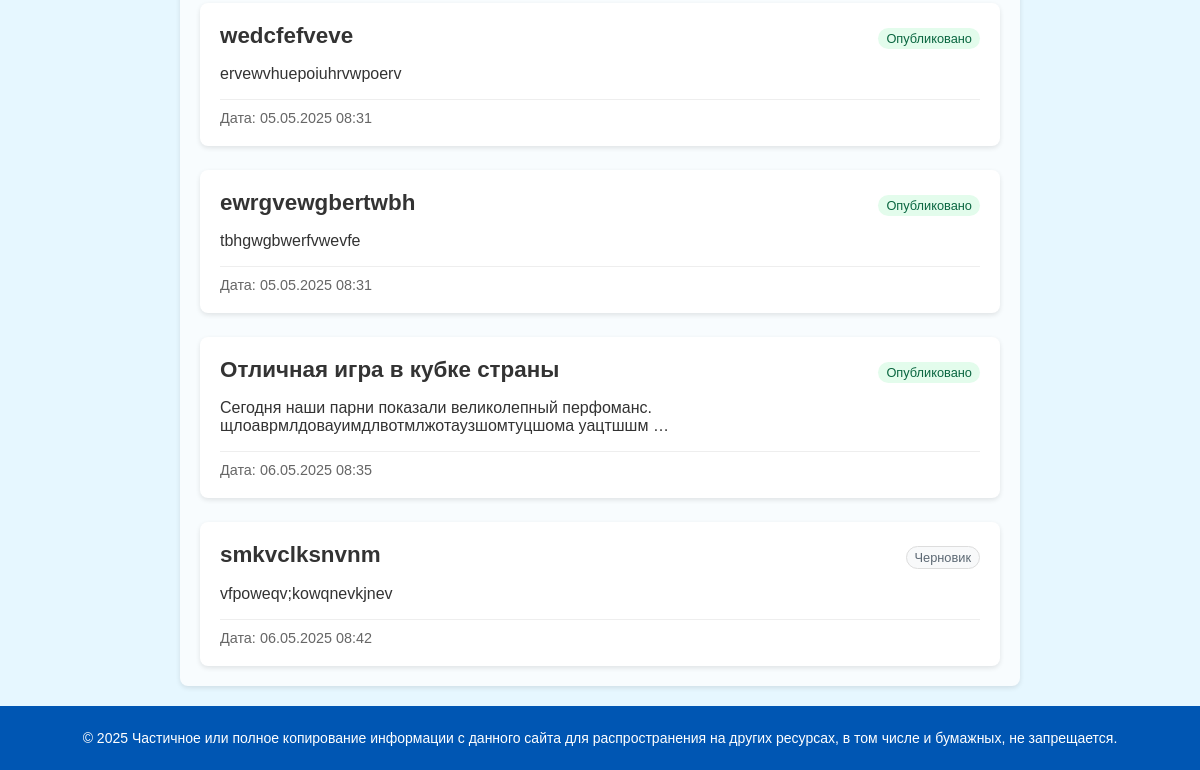
/users/profile/ (signed in, lower part), run on an earlier commit of the app's database.
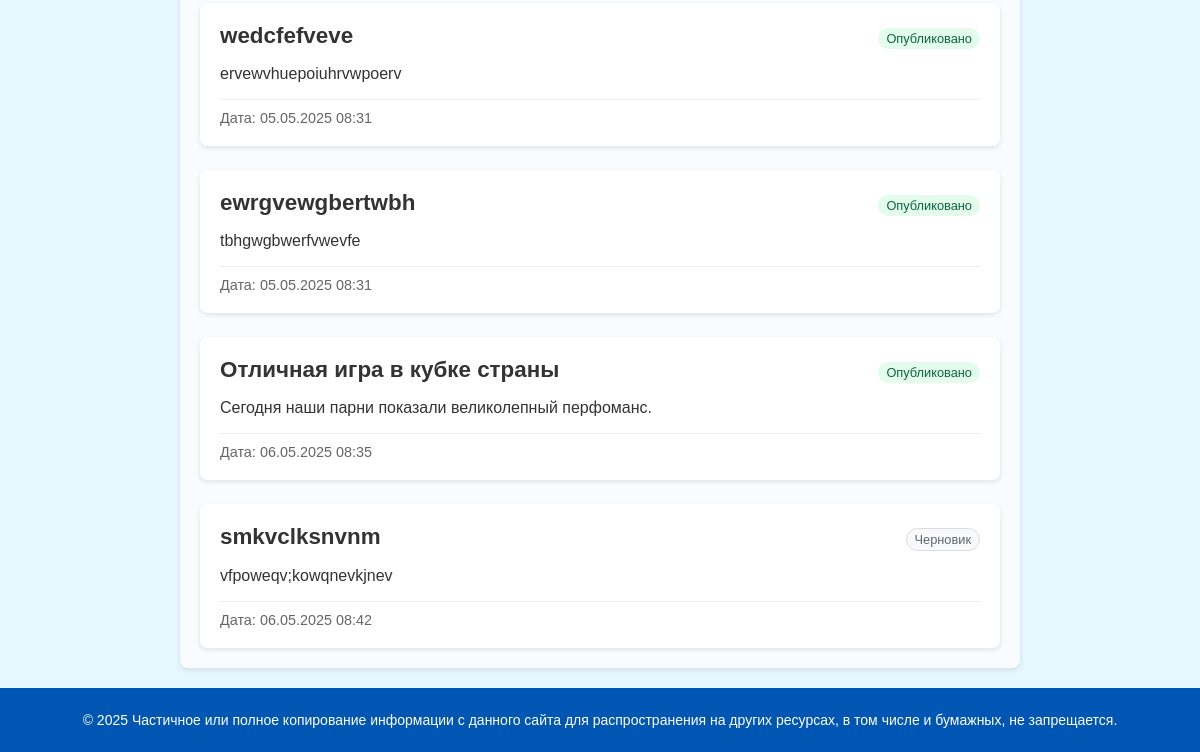
And on a later commit of the database.
### forum/models.py (models this page shows, shortened)
class Post(models.Model):
    class Status(models.IntegerChoices):
        DRAFT = 0, 'черновик'
        PUBLISHED = 1, 'опубликованно'
    title = models.CharField(max_length=255, verbose_name="Заголовок")
    slug = models.SlugField(max_length=255, unique=True, db_index=True, verbose_name="Slug")
    photo = models.ImageField(upload_to="post_photo/%y/%m/%d", default=None, blank=True, null=True, verbose_name="Фото")
    content = models.TextField(blank=True, verbose_name="Текст новости", validators=[MinLengthValidator(5, message="Минимум 5 символов"), MaxLengthValidator(10000, message="Максимум 10000 символов")])
    time_create = models.DateTimeField(auto_now_add=True, verbose_name="Время создания")
    time_update = models.DateTimeField(auto_now=True, verbose_name="Время изменения")
    is_published = models.BooleanField(choices=tuple(map(lambda x: (bool(x[0]), x[1]), Status.choices)), default=Status.DRAFT, verbose_name="Статус")
    author = models.ForeignKey(get_user_model(), on_delete=models.CASCADE, related_name='posts', null=True, default=None)
    objects = models.Manager()
    published = PublishedManager()
    class Meta:
        verbose_name = "Пост"
        verbose_name_plural = "Посты"

### users/views.py (the view, shortened to what this page needs)
# urls.py: path('profile/', views.ProfileUser.as_view(), name='profile'),
class ProfileUser(LoginRequiredMixin, UpdateView):
    model = get_user_model()
    form_class = ProfileUserForm
    template_name = 'users/profile.html'
    extra_context = {
        'title': 'Профиль пользователя',
        'default_image': settings.DEFAULT_USER_IMAGE,
    }
    def get_object(self, queryset = None):
        return self.request.user
    def get_context_data(self, **kwargs):
        context =  super().get_context_data(**kwargs)
        context['posts'] = Post.objects.filter(author=self.request.user)
        return context

### users/context_processors.py (called while the page is built)
def get_menu_context(request):
    return {'menu': menu}

### users/templates/users/profile.html (shortened to what this page needs)
{% extends 'base.html' %}
{% block content %}
{% if posts %}
    <div class="posts-list">
        {% for post in posts %}
            <div class="post-article">
                <div class="post-header">
                    <h3><a href="{% url 'forum:post' post.slug %}">{{ post.title }}</a></h3>
                    <span class="post-status {% if post.is_published %}published{% else %}draft{% endif %}">
                        {% if post.is_published %}Опубликовано{% else %}Черновик{% endif %}
                    </span>
                </div>
                <p>{{ post.content|truncatechars:100 }}</p>
                <div class="post-meta">
                    <time>Дата: {{ post.time_create|date:"d.m.Y H:i" }}</time>
                </div>
            </div>
        {% endfor %}
    </div>
{% else %}
    <div class="post-article">
        <p>Вы пока не опубликовали ни одного поста.</p>
    </div>
{% endif %}
{% endblock %}

What changed in the data, as far as the page shows it:
changed Post "Отличная игра в кубке страны": content "Сегодня наши парни показали великолепный перфоманс. щлоаврмлдовауимдлвотмлжотаузшомтуцшома уацтшшм …" → "Сегодня наши парни показали великолепный перфоманс."
